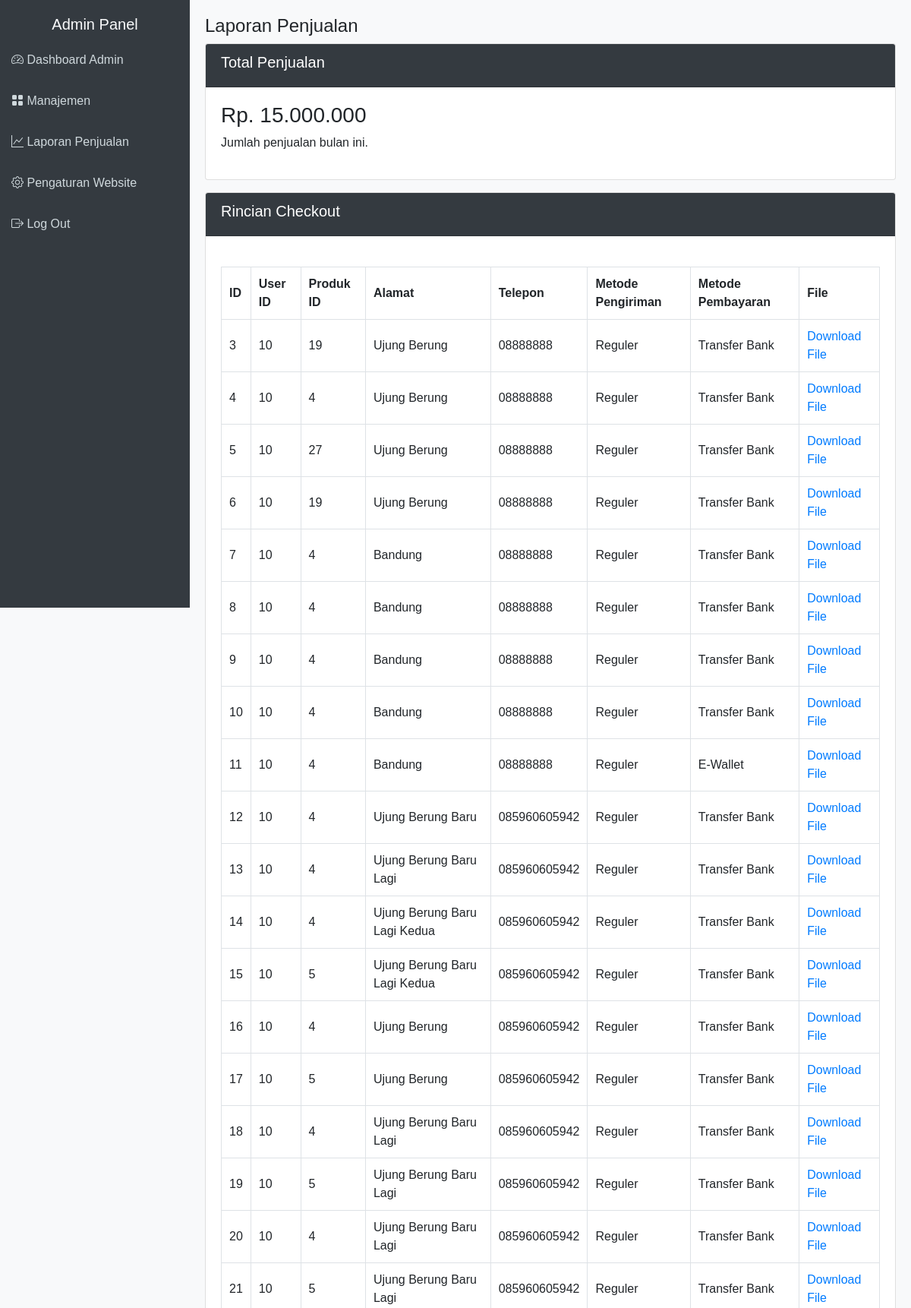
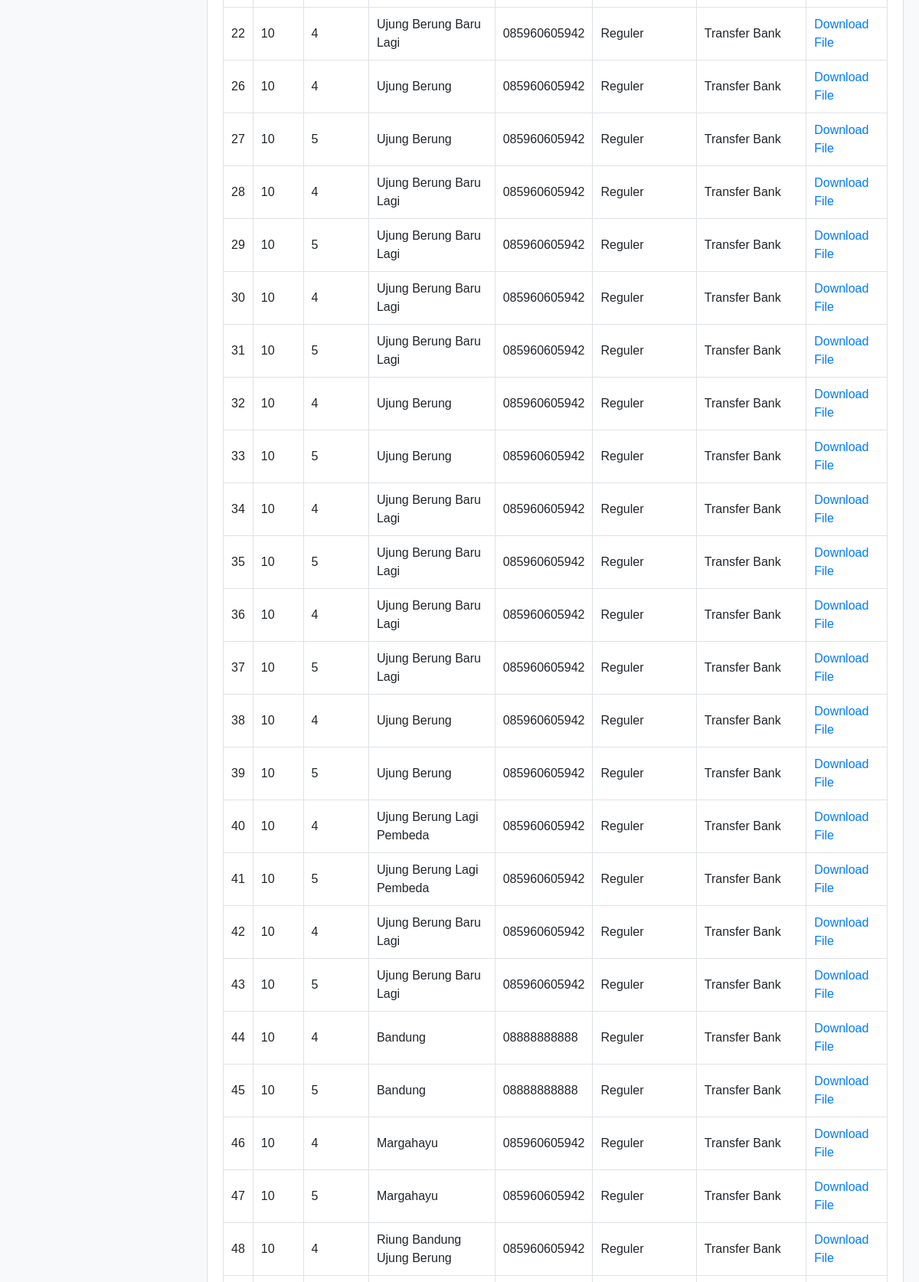
The app's page /laporan.php (upper part) with its own data (2 pictures, top to bottom).
### tables this page shows
CREATE TABLE `checkout` (
  `id` int(11) NOT NULL,
  `user_id` int(11) DEFAULT NULL,
  `product_id` int(11) DEFAULT NULL,
  `alamat` varchar(255) DEFAULT NULL,
  `telephone` varchar(15) DEFAULT NULL,
  `metode_pengiriman` enum('Reguler','Ekspres') NOT NULL,
  `metode_pembayaran` enum('Transfer Bank','E-Wallet','Kartu Kredit') NOT NULL,
  `file` varchar(255) DEFAULT NULL
);

### laporan.php (the view, shortened to what this page needs)
<!DOCTYPE html>
<html lang="en">
<head>
    <link rel="stylesheet" href="https://stackpath.bootstrapcdn.com/bootstrap/4.5.2/css/bootstrap.min.css">
    <link rel="stylesheet" href="https://cdn.jsdelivr.net/npm/bootstrap-icons/font/bootstrap-icons.css">
</head>
<body>
    <div class="sidebar" id="sidebar">
        <h5 class="text-center text-light">Admin Panel</h5>
        <a href="admin-dashboard.html"><i class="bi bi-speedometer2"></i> Dashboard Admin</a>
        <a href="#products" data-toggle="collapse" data-target="#productsMenu"><i class="bi bi-grid-fill"></i> Manajemen</a>
        <a href="laporan.html"><i class="bi bi-graph-up"></i> Laporan Penjualan</a>
        <a href="setting.html"><i class="bi bi-gear"></i> Pengaturan Website</a>
        <a href="#logout" onclick="logout()"><i class="bi bi-box-arrow-right"></i> Log Out</a>
    </div>
    <div class="main-content">
        <h4>Laporan Penjualan</h4>
        <div class="card mb-3">
            <div class="card-header">
                <h5>Total Penjualan</h5>
            </div>
            <div class="card-body">
                <h3>Rp. 15.000.000</h3>
                <p>Jumlah penjualan bulan ini.</p>
            </div>
        </div>
        <div class="card mb-3">
            <div class="card-header">
                <h5>Rincian Checkout</h5>
            </div>
            <div class="card-body">
                <table>
                    <thead>
                        <tr>
                            <th>ID</th>
                            <th>User ID</th>
                            <th>Produk ID</th>
                            <th>Alamat</th>
                            <th>Telepon</th>
                            <th>Metode Pengiriman</th>
                            <th>Metode Pembayaran</th>
                            <th>File</th>
                        </tr>
                    </thead>
                    <tbody>
                        <?php
                        $conn = new mysqli("localhost", "root", "", "db_toko");
                        $sql = "SELECT * FROM checkout";
                        $result = $conn->query($sql);
                        if ($result->num_rows > 0) {
                            while ($row = $result->fetch_assoc()) {
                                echo "<tr>";
                                echo "<td>" . $row["id"] . "</td>";
                                echo "<td>" . $row["user_id"] . "</td>";
                                echo "<td>" . $row["product_id"] . "</td>";
                                echo "<td>" . $row["alamat"] . "</td>";
                                echo "<td>" . $row["telephone"] . "</td>";
                                echo "<td>" . $row["metode_pengiriman"] . "</td>";
                                echo "<td>" . $row["metode_pembayaran"] . "</td>";
                                echo "<td><a href='download.php?file=" . urlencode($row['file']) . "'>Download File</a></td>";
                                echo "</tr>";
                            }
                        } else {
                            echo "<tr><td colspan='7'>Tidak ada data checkout</td></tr>";
                        }
                        ?>
                    </tbody>
                </table>
            </div>
        </div>
    </div>
</body>
</html>

### laporan.php (style rules this page uses)
body { font-family: 'Arial', sans-serif; background-color: #f8f9fa; }
.sidebar { height: 100vh; width: 250px; position: fixed; top: 0; left: 0; background-color: #343a40; padding-top: 20px; }
.sidebar a { color: #cfd8dc; display: block; padding: 15px; text-decoration: none; }
.main-content { margin-left: 250px; padding: 20px; }
.card-header { background-color: #343a40; color: white; }
table { width: 100%; margin-top: 20px; border-collapse: collapse; }
th, td { padding: 10px; text-align: left; border: 1px solid #dee2e6; }

### records on screen
checkout: id "3", user "10", product "19", alamat "Ujung Berung", telephone "08888888", metode_pengiriman "Reguler", metode_pembayaran "Transfer Bank"
checkout: id "4", user "10", product "4", alamat "Ujung Berung", telephone "08888888", metode_pengiriman "Reguler", metode_pembayaran "Transfer Bank"
checkout: id "5", user "10", product "27", alamat "Ujung Berung", telephone "08888888", metode_pengiriman "Reguler", metode_pembayaran "Transfer Bank"
checkout: id "6", user "10", product "19", alamat "Ujung Berung", telephone "08888888", metode_pengiriman "Reguler", metode_pembayaran "Transfer Bank"
checkout: id "7", user "10", product "4", alamat "Bandung", telephone "08888888", metode_pengiriman "Reguler", metode_pembayaran "Transfer Bank"
checkout: id "8", user "10", product "4", alamat "Bandung", telephone "08888888", metode_pengiriman "Reguler", metode_pembayaran "Transfer Bank"
checkout: id "9", user "10", product "4", alamat "Bandung", telephone "08888888", metode_pengiriman "Reguler", metode_pembayaran "Transfer Bank"
checkout: id "10", user "10", product "4", alamat "Bandung", telephone "08888888", metode_pengiriman "Reguler", metode_pembayaran "Transfer Bank"
checkout: id "11", user "10", product "4", alamat "Bandung", telephone "08888888", metode_pengiriman "Reguler", metode_pembayaran "E-Wallet"
checkout: id "12", user "10", product "4", alamat "Ujung Berung Baru", telephone "085960605942", metode_pengiriman "Reguler", metode_pembayaran "Transfer Bank"
checkout: id "13", user "10", product "4", alamat "Ujung Berung Baru Lagi", telephone "085960605942", metode_pengiriman "Reguler", metode_pembayaran "Transfer Bank"
checkout: id "14", user "10", product "4", alamat "Ujung Berung Baru Lagi Kedua", telephone "085960605942", metode_pengiriman "Reguler", metode_pembayaran "Transfer Bank"
checkout: id "15", user "10", product "5", alamat "Ujung Berung Baru Lagi Kedua", telephone "085960605942", metode_pengiriman "Reguler", metode_pembayaran "Transfer Bank"
checkout: id "16", user "10", product "4", alamat "Ujung Berung", telephone "085960605942", metode_pengiriman "Reguler", metode_pembayaran "Transfer Bank"
checkout: id "17", user "10", product "5", alamat "Ujung Berung", telephone "085960605942", metode_pengiriman "Reguler", metode_pembayaran "Transfer Bank"
checkout: id "18", user "10", product "4", alamat "Ujung Berung Baru Lagi", telephone "085960605942", metode_pengiriman "Reguler", metode_pembayaran "Transfer Bank"
checkout: id "19", user "10", product "5", alamat "Ujung Berung Baru Lagi", telephone "085960605942", metode_pengiriman "Reguler", metode_pembayaran "Transfer Bank"
checkout: id "20", user "10", product "4", alamat "Ujung Berung Baru Lagi", telephone "085960605942", metode_pengiriman "Reguler", metode_pembayaran "Transfer Bank"
checkout: id "21", user "10", product "5", alamat "Ujung Berung Baru Lagi", telephone "085960605942", metode_pengiriman "Reguler", metode_pembayaran "Transfer Bank"
checkout: id "22", user "10", product "4", alamat "Ujung Berung Baru Lagi", telephone "085960605942", metode_pengiriman "Reguler", metode_pembayaran "Transfer Bank"
checkout: id "26", user "10", product "4", alamat "Ujung Berung", telephone "085960605942", metode_pengiriman "Reguler", metode_pembayaran "Transfer Bank"
checkout: id "27", user "10", product "5", alamat "Ujung Berung", telephone "085960605942", metode_pengiriman "Reguler", metode_pembayaran "Transfer Bank"
checkout: id "28", user "10", product "4", alamat "Ujung Berung Baru Lagi", telephone "085960605942", metode_pengiriman "Reguler", metode_pembayaran "Transfer Bank"
checkout: id "29", user "10", product "5", alamat "Ujung Berung Baru Lagi", telephone "085960605942", metode_pengiriman "Reguler", metode_pembayaran "Transfer Bank"
checkout: id "30", user "10", product "4", alamat "Ujung Berung Baru Lagi", telephone "085960605942", metode_pengiriman "Reguler", metode_pembayaran "Transfer Bank"
checkout: id "31", user "10", product "5", alamat "Ujung Berung Baru Lagi", telephone "085960605942", metode_pengiriman "Reguler", metode_pembayaran "Transfer Bank"
checkout: id "32", user "10", product "4", alamat "Ujung Berung", telephone "085960605942", metode_pengiriman "Reguler", metode_pembayaran "Transfer Bank"
checkout: id "33", user "10", product "5", alamat "Ujung Berung", telephone "085960605942", metode_pengiriman "Reguler", metode_pembayaran "Transfer Bank"
checkout: id "34", user "10", product "4", alamat "Ujung Berung Baru Lagi", telephone "085960605942", metode_pengiriman "Reguler", metode_pembayaran "Transfer Bank"
checkout: id "35", user "10", product "5", alamat "Ujung Berung Baru Lagi", telephone "085960605942", metode_pengiriman "Reguler", metode_pembayaran "Transfer Bank"
checkout: id "36", user "10", product "4", alamat "Ujung Berung Baru Lagi", telephone "085960605942", metode_pengiriman "Reguler", metode_pembayaran "Transfer Bank"
checkout: id "37", user "10", product "5", alamat "Ujung Berung Baru Lagi", telephone "085960605942", metode_pengiriman "Reguler", metode_pembayaran "Transfer Bank"
checkout: id "38", user "10", product "4", alamat "Ujung Berung", telephone "085960605942", metode_pengiriman "Reguler", metode_pembayaran "Transfer Bank"
checkout: id "39", user "10", product "5", alamat "Ujung Berung", telephone "085960605942", metode_pengiriman "Reguler", metode_pembayaran "Transfer Bank"
checkout: id "40", user "10", product "4", alamat "Ujung Berung Lagi Pembeda", telephone "085960605942", metode_pengiriman "Reguler", metode_pembayaran "Transfer Bank"
checkout: id "41", user "10", product "5", alamat "Ujung Berung Lagi Pembeda", telephone "085960605942", metode_pengiriman "Reguler", metode_pembayaran "Transfer Bank"
checkout: id "42", user "10", product "4", alamat "Ujung Berung Baru Lagi", telephone "085960605942", metode_pengiriman "Reguler", metode_pembayaran "Transfer Bank"
checkout: id "43", user "10", product "5", alamat "Ujung Berung Baru Lagi", telephone "085960605942", metode_pengiriman "Reguler", metode_pembayaran "Transfer Bank"
checkout: id "44", user "10", product "4", alamat "Bandung", telephone "08888888888", metode_pengiriman "Reguler", metode_pembayaran "Transfer Bank"
checkout: id "45", user "10", product "5", alamat "Bandung", telephone "08888888888", metode_pengiriman "Reguler", metode_pembayaran "Transfer Bank"
checkout: id "46", user "10", product "4", alamat "Margahayu", telephone "085960605942", metode_pengiriman "Reguler", metode_pembayaran "Transfer Bank"
checkout: id "47", user "10", product "5", alamat "Margahayu", telephone "085960605942", metode_pengiriman "Reguler", metode_pembayaran "Transfer Bank"
checkout: id "48", user "10", product "4", alamat "Riung Bandung Ujung Berung", telephone "085960605942", metode_pengiriman "Reguler", metode_pembayaran "Transfer Bank"
